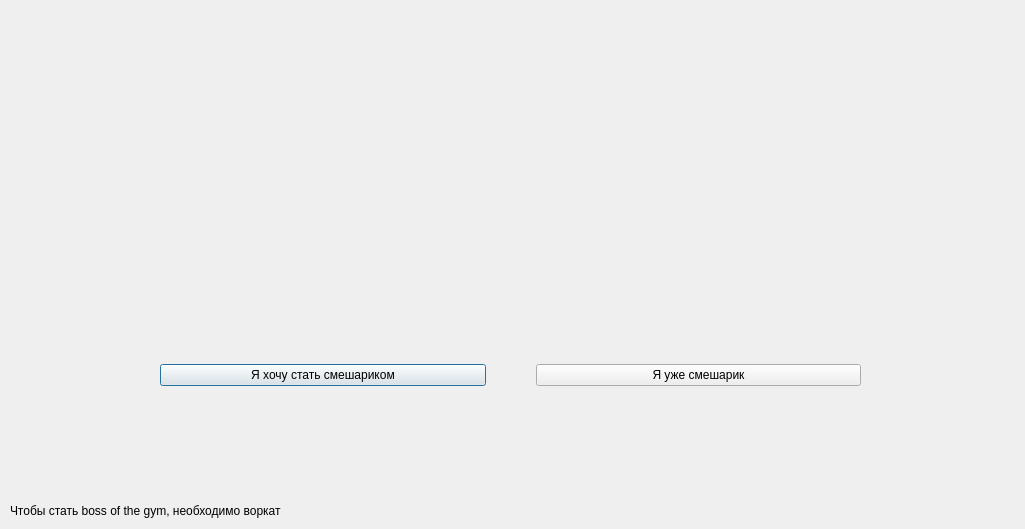
<?xml version="1.0" encoding="UTF-8"?>
<ui version="4.0">
 <class>Dialog</class>
 <widget class="QDialog" name="Dialog">
  <property name="geometry">
   <rect>
    <x>0</x>
    <y>0</y>
    <width>1025</width>
    <height>529</height>
   </rect>
  </property>
  <property name="windowTitle">
   <string>Dialog</string>
  </property>
  <widget class="QWidget" name="horizontalLayoutWidget">
   <property name="geometry">
    <rect>
     <x>160</x>
     <y>350</y>
     <width>701</width>
     <height>51</height>
    </rect>
   </property>
   <layout class="QHBoxLayout" name="horizontalLayout">
    <property name="spacing">
     <number>50</number>
    </property>
    <item>
     <widget class="QPushButton" name="inbtn">
      <property name="text">
       <string>Я хочу стать смешариком</string>
      </property>
     </widget>
    </item>
    <item>
     <widget class="QPushButton" name="new_inbtn">
      <property name="text">
       <string>Я уже смешарик</string>
      </property>
     </widget>
    </item>
   </layout>
  </widget>
  <widget class="QLabel" name="label">
   <property name="geometry">
    <rect>
     <x>10</x>
     <y>500</y>
     <width>271</width>
     <height>21</height>
    </rect>
   </property>
   <property name="lineWidth">
    <number>16</number>
   </property>
   <property name="midLineWidth">
    <number>14</number>
   </property>
   <property name="text">
    <string>Чтобы стать boss of the gym, необходимо воркать...</string>
   </property>
  </widget>
 </widget>
 <resources>
  <include location="../../Downloads/21113999-85ae-5494-a4ce-56786b2eb509.qrc"/>
 </resources>
 <connections/>
</ui>
